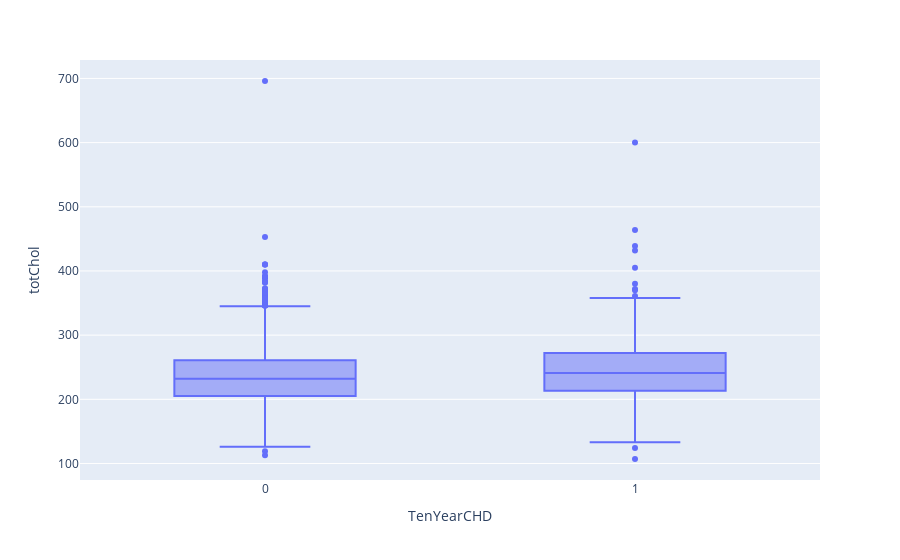

Source (notebook cell):
### Code cell
px.box(data_frame=df , x='TenYearCHD' , y ='totChol')

### Figure 1 — Plotly figure (JSON) as saved in the notebook; plotly's stock layout.template omitted (floating-point values rounded to 4 significant figures; data arrays with more than 128 entries replaced by an {"elided": "..."} marker saying what was removed)
{"data": [{"alignmentgroup": "True", "hovertemplate": "TenYearCHD=%{x}<br>totChol=%{y}<extra></extra>", "legendgroup": "", "marker": {"color": "#636efa"}, "name": "", "notched": false, "offsetgroup": "", "orientation": "v", "showlegend": false, "type": "box", "x": {"elided": "4240 int values"}, "x0": " ", "xaxis": "x", "y": {"elided": "4240 int values"}, "y0": " ", "yaxis": "y"}], "layout": {"boxmode": "group", "legend": {"tracegroupgap": 0}, "margin": {"t": 60}, "xaxis": {"anchor": "y", "domain": [0, 1], "title": {"text": "TenYearCHD"}}, "yaxis": {"anchor": "x", "domain": [0, 1], "title": {"text": "totChol"}}}}
